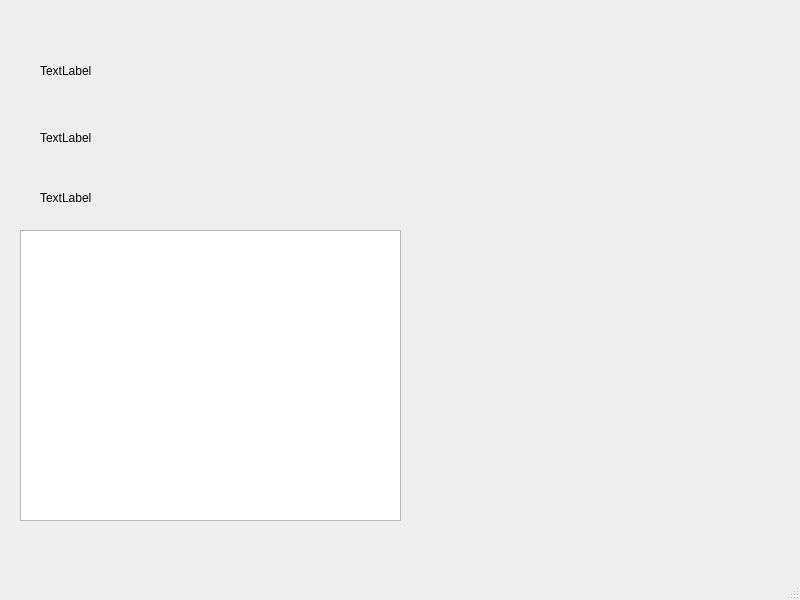
<?xml version="1.0" encoding="UTF-8"?>
<ui version="4.0">
 <class>MainWindow</class>
 <widget class="QMainWindow" name="MainWindow">
  <property name="geometry">
   <rect>
    <x>0</x>
    <y>0</y>
    <width>800</width>
    <height>600</height>
   </rect>
  </property>
  <property name="windowTitle">
   <string>MainWindow</string>
  </property>
  <widget class="QWidget" name="centralwidget">
   <widget class="QLabel" name="lblAltitude">
    <property name="geometry">
     <rect>
      <x>40</x>
      <y>50</y>
      <width>221</width>
      <height>41</height>
     </rect>
    </property>
    <property name="text">
     <string>TextLabel</string>
    </property>
   </widget>
   <widget class="QLabel" name="lblVelocity">
    <property name="geometry">
     <rect>
      <x>40</x>
      <y>117</y>
      <width>221</width>
      <height>41</height>
     </rect>
    </property>
    <property name="text">
     <string>TextLabel</string>
    </property>
   </widget>
   <widget class="QLabel" name="lblThrust">
    <property name="geometry">
     <rect>
      <x>40</x>
      <y>177</y>
      <width>221</width>
      <height>41</height>
     </rect>
    </property>
    <property name="text">
     <string>TextLabel</string>
    </property>
   </widget>
   <widget class="QChartView" name="chartView">
    <property name="geometry">
     <rect>
      <x>20</x>
      <y>230</y>
      <width>381</width>
      <height>291</height>
     </rect>
    </property>
   </widget>
  </widget>
  <widget class="QMenuBar" name="menubar">
   <property name="geometry">
    <rect>
     <x>0</x>
     <y>0</y>
     <width>800</width>
     <height>23</height>
    </rect>
   </property>
  </widget>
  <widget class="QStatusBar" name="statusbar"/>
 </widget>
 <customwidgets>
  <customwidget>
   <class>QChartView</class>
   <extends>QGraphicsView</extends>
   <header>qchartview.h</header>
  </customwidget>
 </customwidgets>
 <resources/>
 <connections/>
</ui>
